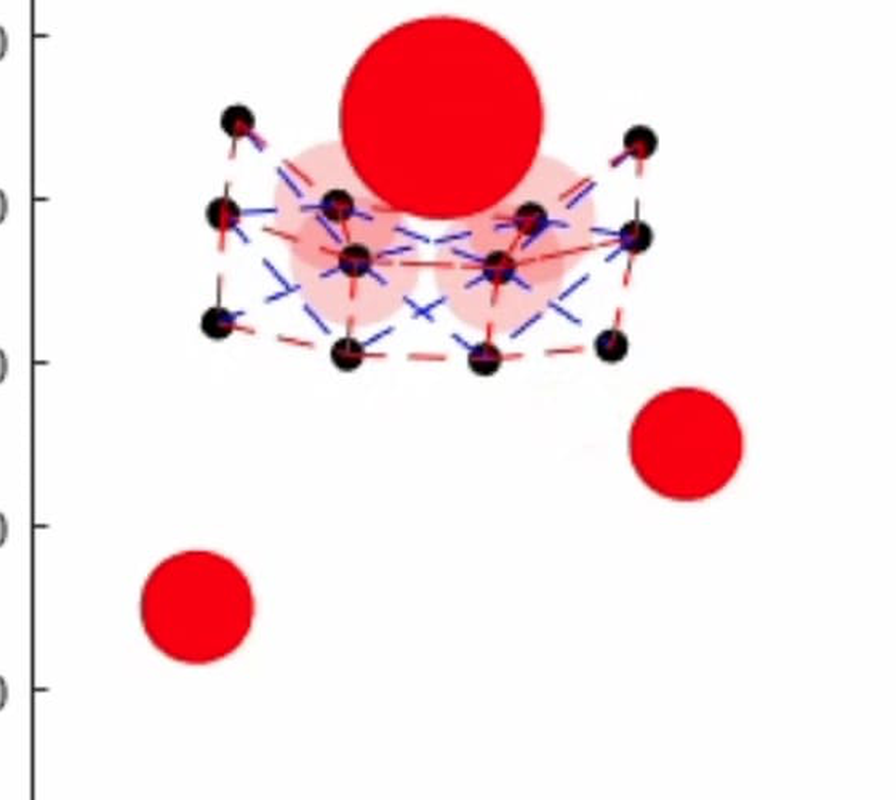
#> input picture figs_extracted/zoom5c.png, 896 x 800 px, given in place of fig5b.png, which was not available
$ python halo.py
#> lines starting #> are read from the running program, lines starting #| are printed output that depends on the picture; after the words box and inside, x2 and y2 are one past the last pixel; in counts of white or black regions, pixels touching at a corner belong together; pictures that were not available may be replaced by others from this repository, and a replacement may not be noted
import numpy as np
from PIL import Image
from scipy import ndimage

XLIM = (-50.0, 50.0)
YLIM = (-20.0, 140.0)


def runs(m):
    idx = np.where(m)[0]
    out = []
    if len(idx) == 0:
        return out
    s = p = idx[0]
    for i in idx[1:]:
        if i != p + 1:
            out.append((s, p)); s = i
        p = i
    out.append((s, p))
    return out


for nm in ['fig5b', 'fig5d', 'fig6b', 'fig6d']:
    im = Image.open('figs_extracted/%s.png' % nm).convert('RGB')
#> im is the input picture: PIL image 896x800 RGB; mean R, G, B 247, 225.1, 227.5
    a = np.asarray(im).astype(int)
    H, W, _ = a.shape
#> H = 800; W = 896
    R, G, B = a[:, :, 0], a[:, :, 1], a[:, :, 2]
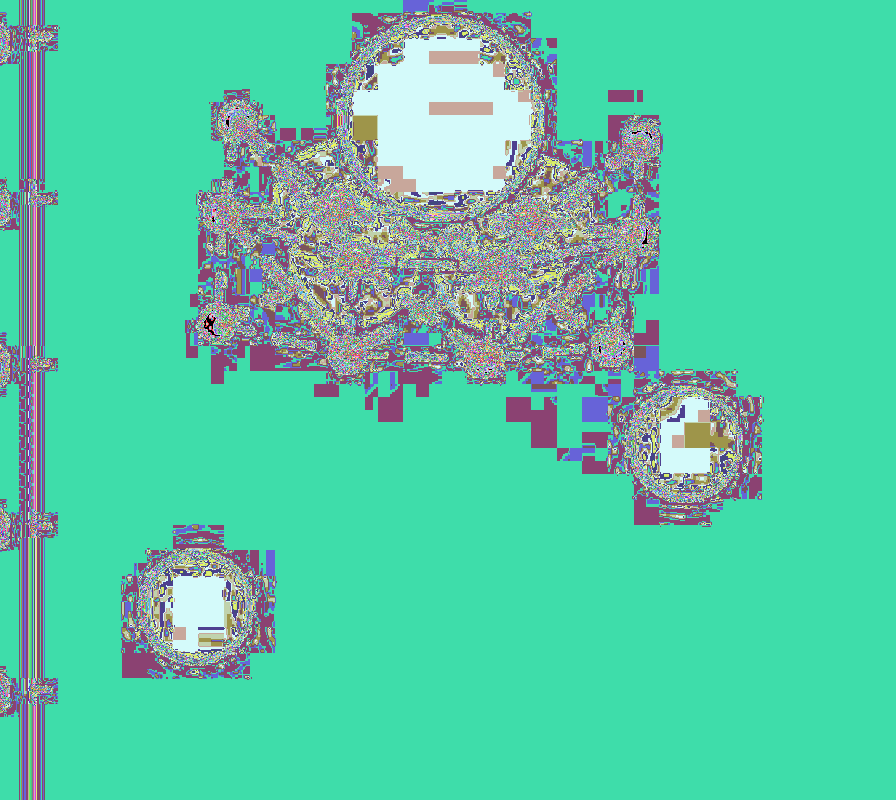
#> R: shape (800, 896) int64; 256 distinct labels, from 0 to 255; one colour per label, 0 black
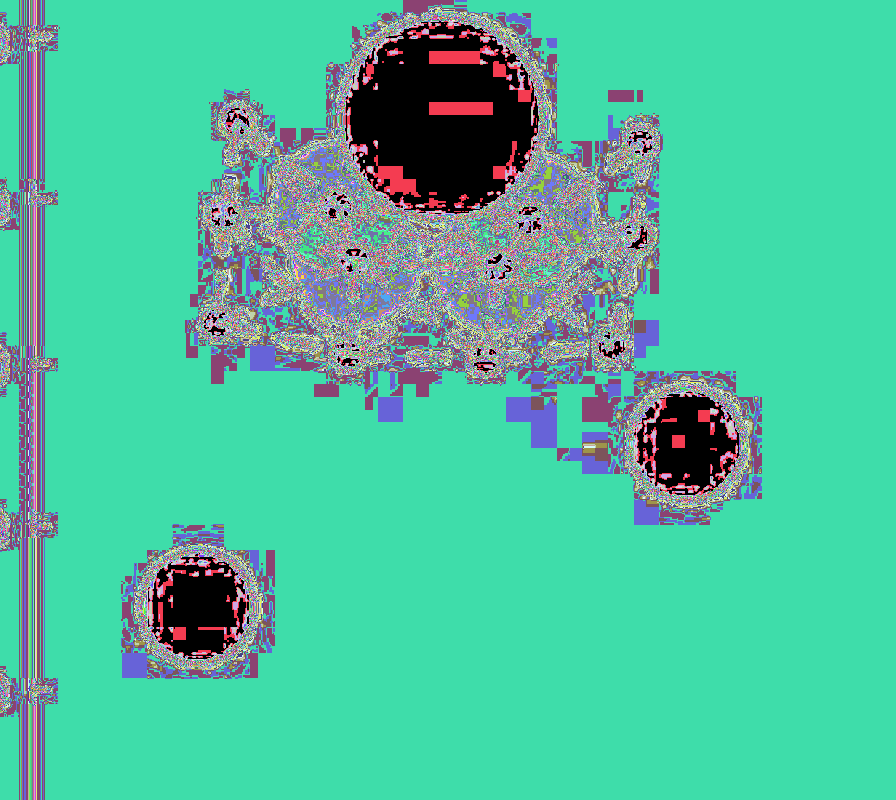
#> G: shape (800, 896) int64; 256 distinct labels, from 0 to 255; one colour per label, 0 black
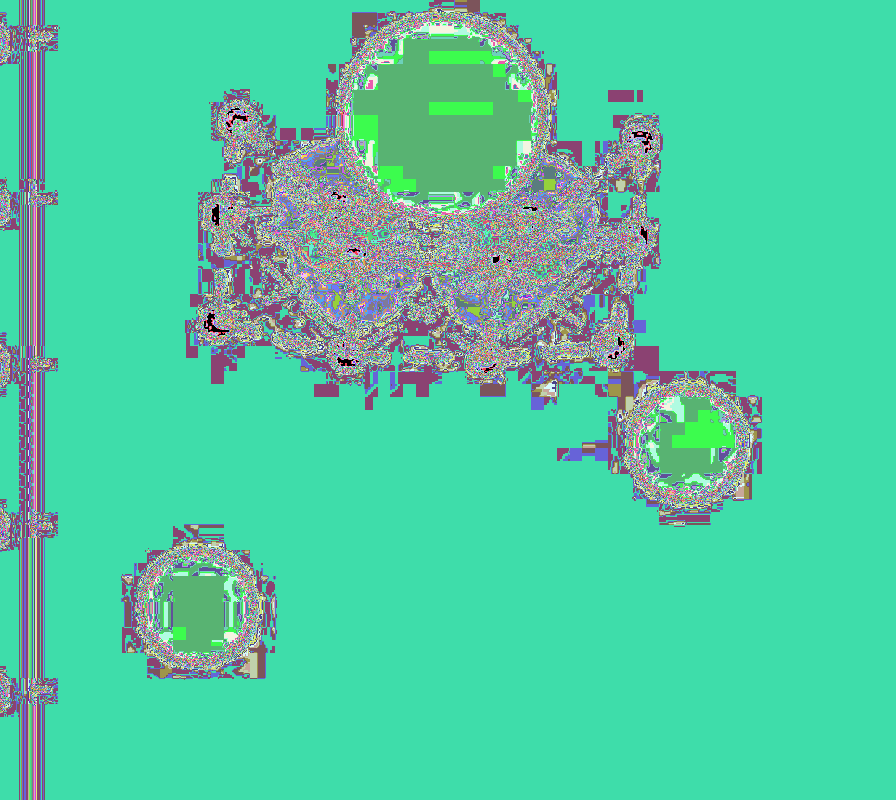
#> B: shape (800, 896) int64; 256 distinct labels, from 0 to 255; one colour per label, 0 black
    grayish = (abs(R - G) < 40) & (abs(G - B) < 40) & (R < 200)
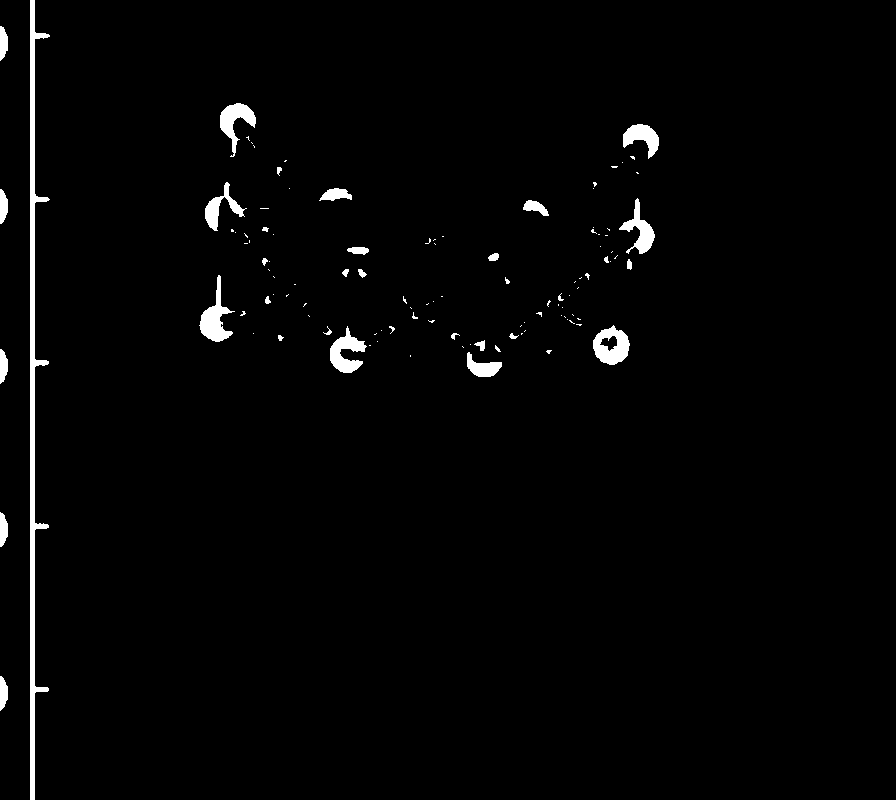
#> grayish: shape (800, 896) bool; 1.8% white; 111 white regions (76 under 20 px), largest, box (x1, y1, x2, y2) and area: (30, 0, 50, 800) 4368, (199, 275, 235, 342) 925, (593, 325, 630, 365) 914
    axrow = int(np.argmax(grayish.sum(axis=1)))
#> axrow = 363
    axcol = int(np.argmax(grayish.sum(axis=0)))
#> axcol = 30
    y_top, y_bot = max(runs(grayish[:, axcol]), key=lambda t: t[1] - t[0])
#> in runs, `idx = np.where(m)[0]`: idx = 800 values from 0 to 799
#> in runs, `s = p = idx[0]`: s = 0
#> after the loop in runs, `for i in idx[1:]:`: out = []
#> y_top = 0; y_bot = 799
    x_left, x_right = max(runs(grayish[axrow, :]), key=lambda t: t[1] - t[0])
#> the loop in runs (call 2), `for i in idx[1:]:` made 102 passes
#> (i, s, p) on passes 8, 27, 58: (30, 30, 30), (332, 332, 332), (467, 467, 467)
#> s on pass 93: 607
#> x_left = 467; x_right = 501
    sx = (XLIM[1] - XLIM[0]) / (x_right - x_left)
#> sx = 2.94
    sy = (YLIM[1] - YLIM[0]) / (y_bot - y_top)
#> sy = 0.2
    # translucent pink: light red-ish (high R, medium G/B, G~B)
    pink = (R > 235) & (G > 140) & (G < 235) & (abs(G - B) < 25)
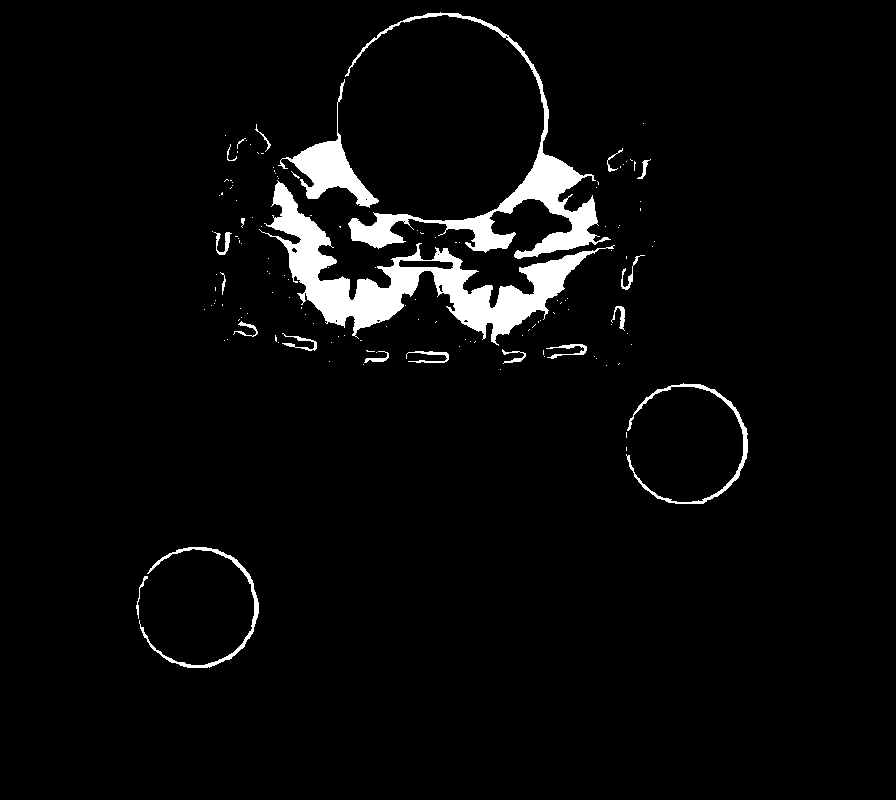
#> pink: shape (800, 896) bool; 4% white; 140 white regions (118 under 20 px), largest, box (x1, y1, x2, y2) and area: (259, 180, 615, 346) 13364, (345, 12, 611, 259) 8101, (278, 79, 379, 208) 2875
    lab, n = ndimage.label(pink)
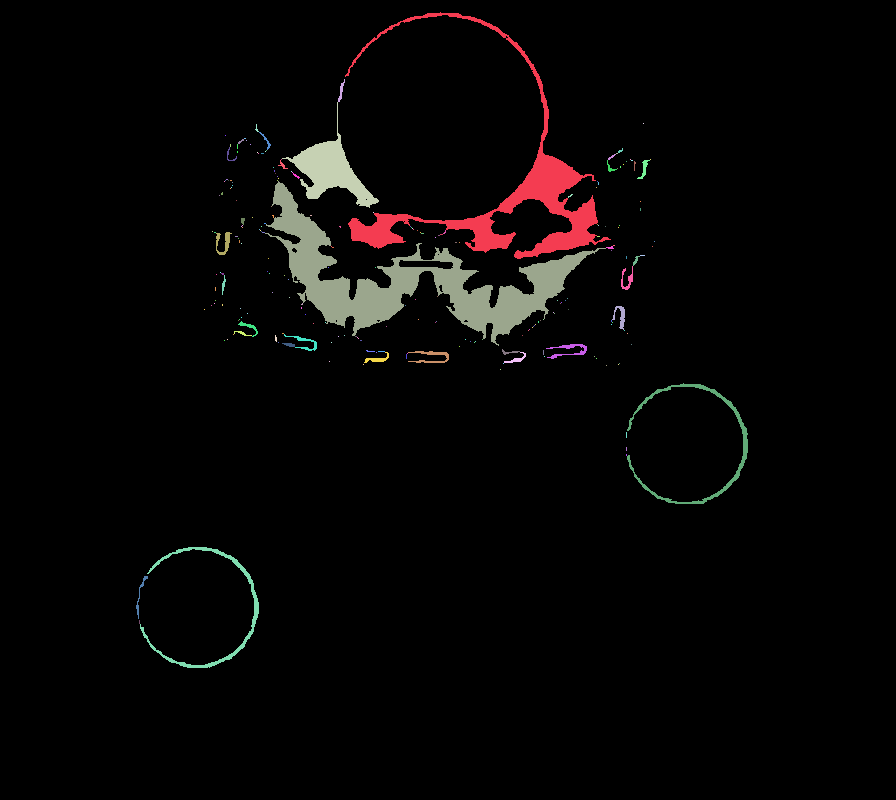
#> lab: shape (800, 896) int32; 229 distinct labels, from 0 to 228; one colour per label, 0 black
#> n = 228
    print('=====', nm, ' pink blobs:', n, ' (sx=%.4f)' % sx)
#| ===== fig5b  pink blobs: 228  (sx=2.9412)
    sizes = ndimage.sum(pink, lab, range(1, n + 1))
#> sizes = 228 values, max 13319 at index 49, min 1 at index 3, mean 125.1
    order = np.argsort(sizes)[::-1]
#> order = 228 values, max 227 at index 46, min 0 at index 1, mean 113.5
    for k in order[:8]:
        area = sizes[k]
        if area < 200:
            continue
        ys, xs = np.where(lab == (k + 1))
        cx, cy = xs.mean(), ys.mean()
        dx = XLIM[0] + (cx - x_left) * sx
        dy = YLIM[1] - (cy - y_top) * sy
        wpx = xs.max() - xs.min() + 1
        hpx = ys.max() - ys.min() + 1
        print('   c=(%7.2f,%7.2f) area=%6d r_area=%5.2f  half_w=%5.2f half_h=%5.2f'
              % (dx, dy, area, np.sqrt(area / np.pi) * (sx + sy) / 2, wpx * sx / 2, hpx * sy / 2))
#> this loop made 8 passes
#> (k, area, cx, cy, dx, dy, wpx, hpx) on passes 1, 2, 4, 5: (49, 13319, 409.9, 281, -218, 83.74, 341, 165), (0, 8072, 502.7, 192.8, 54.87, 101.4, 266, 247), (221, 1156, 697.6, 442.5, 628.2, 51.38, 121, 121), (225, 1083, 212, 608, -799.9, 18.24, 119, 121)
#> (k, area) on passes 6 to 8: (198, 191), (205, 190), (91, 156)
#|    c=(-217.97,  83.74) area= 13319 r_area=102.27  half_w=501.47 half_h=16.52
#|    c=(  54.87, 101.40) area=  8072 r_area=79.62  half_w=391.18 half_h=24.73
#|    c=(-452.80, 105.83) area=  2790 r_area=46.81  half_w=142.65 half_h=10.61
#|    c=( 628.22,  51.38) area=  1156 r_area=30.13  half_w=177.94 half_h=12.12
#|    c=(-799.91,  18.24) area=  1083 r_area=29.16  half_w=175.00 half_h=12.12
#> pass 2 of the loop `for nm in ['fig5b', 'fig5d', 'fig6b', 'fig6d']:`:
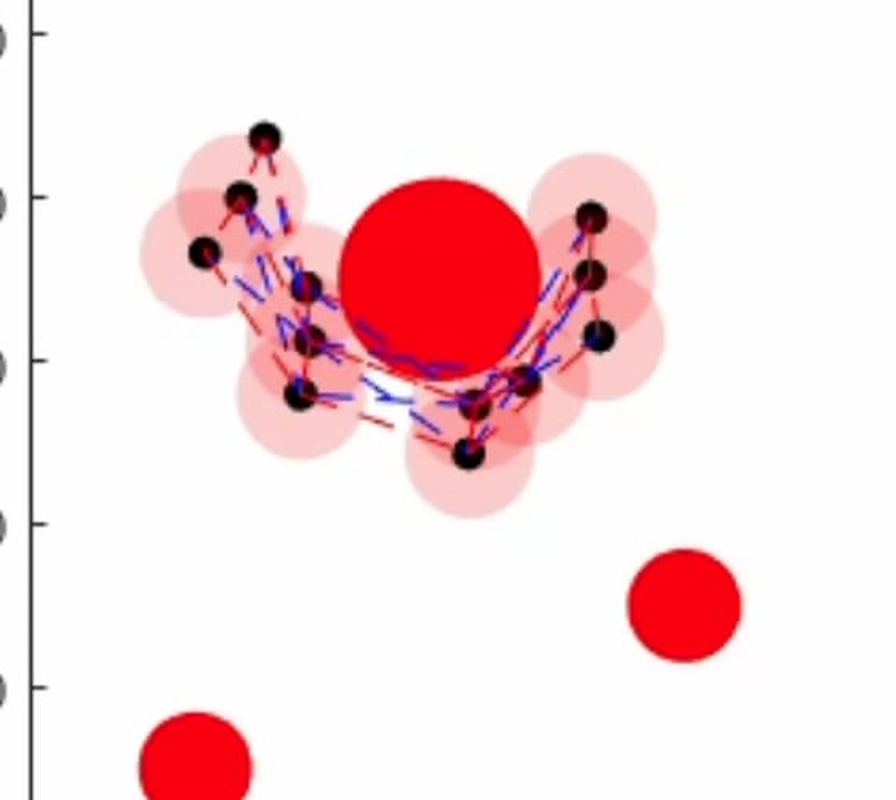
#> input picture figs_extracted/zoom5d.png, 896 x 800 px, given in place of fig5d.png, which was not available
#> im is the input picture: PIL image 896x800 RGB; mean R, G, B 247.1, 221.4, 224
#> R: shape (800, 896) int64; 256 distinct labels, from 0 to 255
#> G: shape (800, 896) int64; 256 distinct labels, from 0 to 255
#> B: shape (800, 896) int64; 256 distinct labels, from 0 to 255
#> `grayish = (abs(R - G) < 40) & (abs(G - B) < 40) & (R < 200)`:
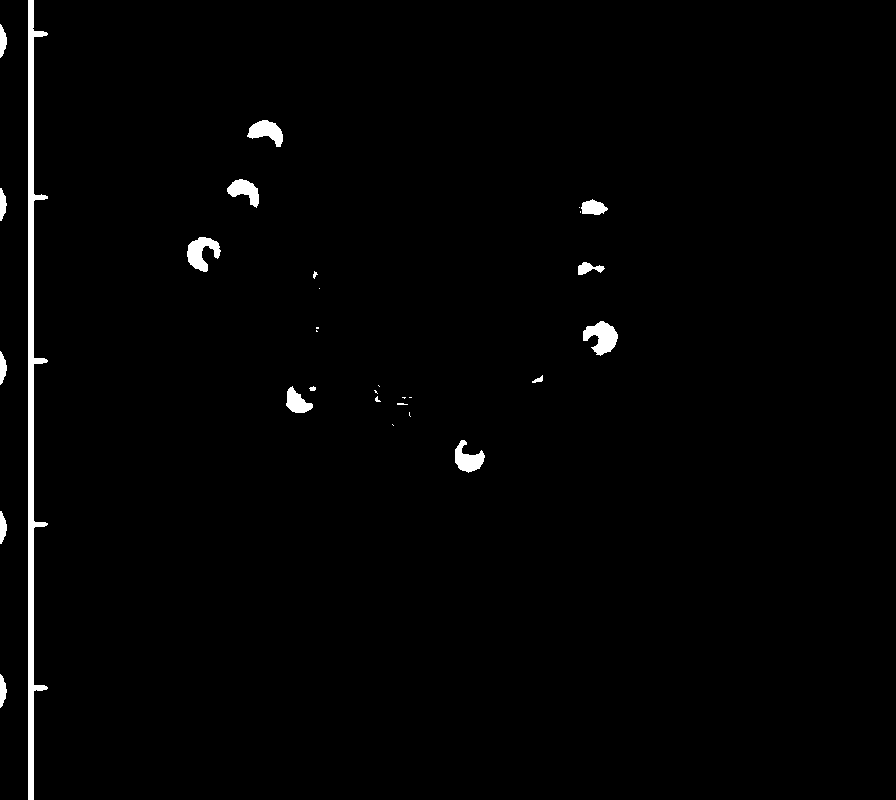
#> grayish: shape (800, 896) bool; 1.4% white; 30 white regions (13 under 20 px), largest, box (x1, y1, x2, y2) and area: (28, 0, 48, 800) 5153, (583, 321, 618, 356) 724, (187, 237, 221, 272) 657
#> axrow = 267
#> axcol = 28
#> x_left = 578; x_right = 603
#> sx = 4
#> pink: shape (800, 896) bool; 9% white; 31 white regions (19 under 20 px), largest, box (x1, y1, x2, y2) and area: (139, 131, 469, 461) 31629, (377, 152, 666, 519) 30142, (624, 544, 746, 666) 1145
#> `lab, n = ndimage.label(pink)`:
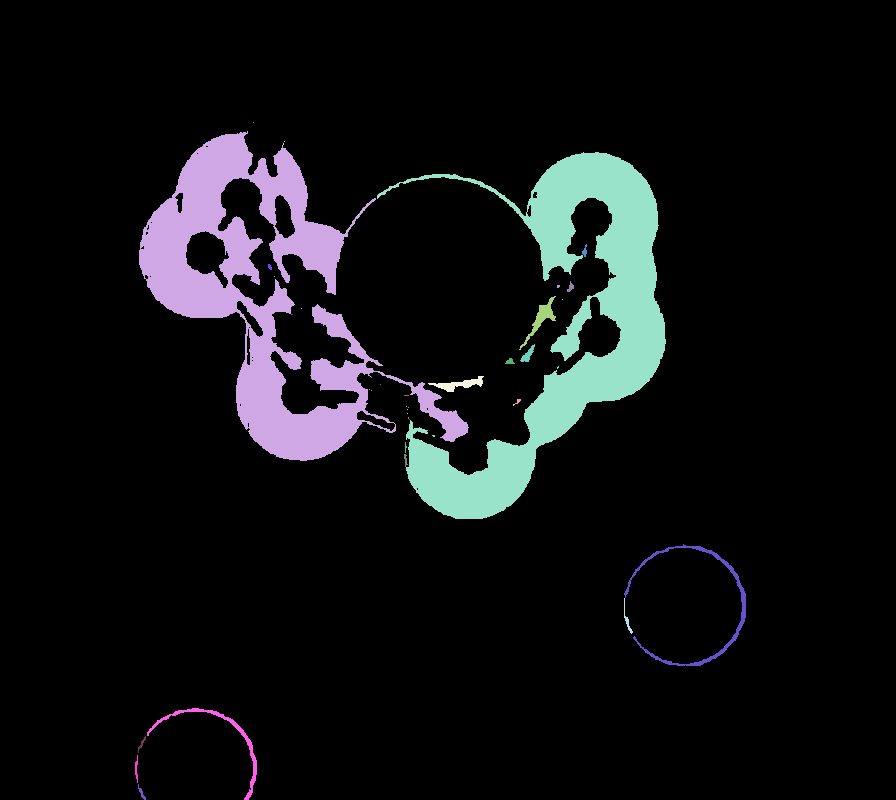
#> lab: shape (800, 896) int32; 43 distinct labels, from 0 to 42; one colour per label, 0 black
#> n = 42
#| ===== fig5d  pink blobs: 42  (sx=4.0000)
#> sizes = 42 values, max 31622 at index 1, min 1 at index 0, mean 1540.5
#> order = 42 values, max 41 at index 9, min 0 at index 41, mean 20.5
#> the loop `for k in order[:8]:` made 8 passes
#> (k, area, cx, cy, dx, dy, wpx, hpx) on passes 2 to 6: (4, 30076, 565, 329.7, -101.9, 73.98, 289, 367), (36, 1075, 699.3, 604.7, 435.4, 18.91, 122, 122), (38, 652, 221, 738.6, -1478, -7.9, 110, 92), (10, 402, 541, 318, -198.1, 76.31, 37, 54), (18, 333, 458.7, 383.9, -527.3, 63.13, 56, 16)
#> (printed output is left out)
#> (the run stopped early here; a loop or call above may not have finished)
